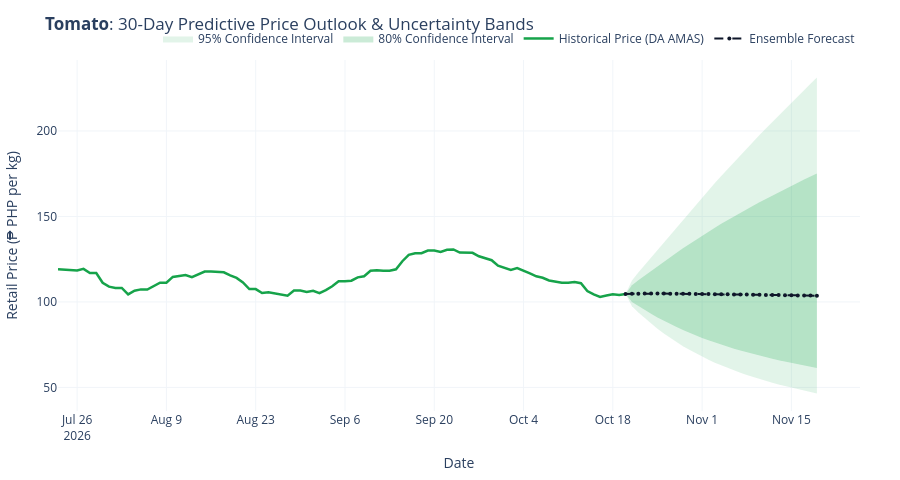

The notebook cell this image was saved under:
### Markdown cell above
## 5. Interactive Plotly Fan Chart Component

Fan charts visualize uncertainty honestly by transitioning from solid historical prices into a dashed forecast line enveloped by widening 80% and 95% confidence bands.

### Code cell
def plot_commodity_fan_chart(
    series: pd.Series,
    fc_df: pd.DataFrame,
    commodity_name: str,
    unit: str = "kg",
    color: str = "#16a34a",
    historical_days: int = 90,
    actual_test: pd.Series | None = None,
) -> go.Figure:
    """
    Generates a production-grade Plotly Fan Chart matching the dashboard design system.
    Automatically slices `series` to end on or before the forecast origin so holdout
    and forward fan charts never draw backward bridge lines.
    """
    first_fc_date = pd.to_datetime(fc_df["forecast_date"].iloc[0])
    hist_up_to_origin = series.loc[series.index < first_fc_date]
    recent_hist = hist_up_to_origin.iloc[-historical_days:]

    # Bridge point connecting historical origin and forecast horizon
    bridge_date = recent_hist.index[-1]
    bridge_price = float(recent_hist.iloc[-1])

    fc_dates = [bridge_date] + list(pd.to_datetime(fc_df["forecast_date"]))
    fc_vals = [bridge_price] + list(fc_df["predicted_price"])
    lower_80 = [bridge_price] + list(fc_df["lower_80"])
    upper_80 = [bridge_price] + list(fc_df["upper_80"])
    lower_95 = [bridge_price] + list(fc_df["lower_95"])
    upper_95 = [bridge_price] + list(fc_df["upper_95"])

    fig = go.Figure()

    # 95% Confidence Band (Outer Light Ribbon)
    fig.add_trace(go.Scatter(
        x=fc_dates + fc_dates[::-1],
        y=upper_95 + lower_95[::-1],
        fill="toself",
        fillcolor="rgba(22, 163, 74, 0.12)",
        line=dict(color="rgba(255,255,255,0)"),
        hoverinfo="skip",
        showlegend=True,
        name="95% Confidence Interval",
    ))

    # 80% Confidence Band (Inner Ribbon)
    fig.add_trace(go.Scatter(
        x=fc_dates + fc_dates[::-1],
        y=upper_80 + lower_80[::-1],
        fill="toself",
        fillcolor="rgba(22, 163, 74, 0.22)",
        line=dict(color="rgba(255,255,255,0)"),
        hoverinfo="skip",
        showlegend=True,
        name="80% Confidence Interval",
    ))

    # Historical Actual Line
    fig.add_trace(go.Scatter(
        x=recent_hist.index,
        y=recent_hist.values,
        mode="lines",
        name="Historical Price (DA AMAS)",
        line=dict(color=color, width=2.5),
        hovertemplate="%{x|%b %d, %Y}<br><b>Actual Price:</b> ₱%{y:.2f}/" + unit + "<extra></extra>",
    ))

    # Optional Holdout Actuals Overlay (when inspecting backtest windows)
    if actual_test is not None:
        fig.add_trace(go.Scatter(
            x=actual_test.index,
            y=actual_test.values,
            mode="lines",
            name="Holdout Actual Price",
            line=dict(color="#dc2626", width=2, dash="dot"),
            hovertemplate="%{x|%b %d, %Y}<br><b>Holdout Actual:</b> ₱%{y:.2f}/" + unit + "<extra></extra>",
        ))

    # Forecast Projected Line (Dashed)
    fig.add_trace(go.Scatter(
        x=fc_dates,
        y=fc_vals,
        mode="lines+markers",
        name="Ensemble Forecast",
        line=dict(color="#0f172a", width=2, dash="dash"),
        marker=dict(size=4, color="#0f172a"),
        hovertemplate="%{x|%b %d, %Y}<br><b>Forecast:</b> ₱%{y:.2f}/" + unit + "<extra></extra>",
    ))

    fig.update_layout(
        title=f"<b>{commodity_name}</b>: 30-Day Predictive Price Outlook & Uncertainty Bands",
        xaxis=dict(title="Date", showgrid=True, gridcolor="#f1f5f9"),
        yaxis=dict(title=f"Retail Price (₱ PHP per {unit})", showgrid=True, gridcolor="#f1f5f9"),
        plot_bgcolor="white",
        paper_bgcolor="white",
        hovermode="x unified",
        legend=dict(orientation="h", yanchor="bottom", y=1.02, xanchor="right", x=1),
        margin=dict(l=40, r=40, t=60, b=40),
        height=480,
    )

    return fig

# Plot Tomato 30-day forward fan chart (using fc_df from full series)
fig_tomato = plot_commodity_fan_chart(
    tomato_series,
    fc_df,
    commodity_name="Tomato",
    unit="kg",
    color="#16a34a",
)
fig_tomato.show()
